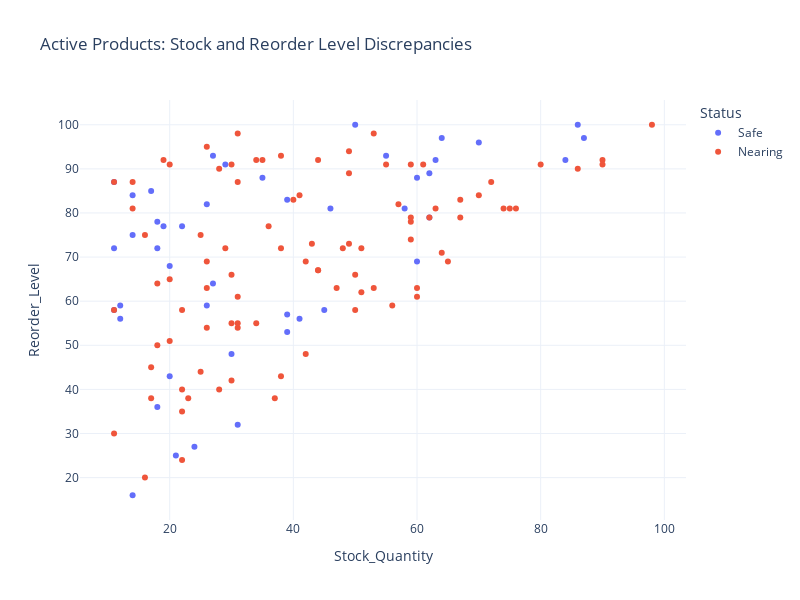

The notebook cell this image was saved under:
### Code cell
# Visual: Scatter plot Stock Quantity vs. Reorder_Level with Expired Status
fig = px.scatter(df.query('Status == "Active" and Stock_Quantity < Reorder_Level'), x='Stock_Quantity', y='Reorder_Level',
           title='Active Products: Stock and Reorder Level Discrepancies', color='Expiration_Status', labels={'Expiration_Status': 'Status'}, )

fig.show()

### Figure 1 — Plotly figure (JSON) as saved in the notebook; plotly's stock layout.template omitted (floating-point values rounded to 4 significant figures)
{"data": [{"hovertemplate": "Status=Safe<br>Stock_Quantity=%{x}<br>Reorder_Level=%{y}<extra></extra>", "legendgroup": "Safe", "marker": {"color": "#636efa", "symbol": "circle"}, "mode": "markers", "name": "Safe", "orientation": "v", "showlegend": true, "type": "scatter", "x": [12, 27, 55, 62, 84, 86, 26, 63, 60, 50, 20, 62, 31, 14, 58, 11, 27, 70, 17, 29, 14, 87, 14, 18, 11, 20, 24, 26, 64, 19, 39, 18, 41, 39, 11, 60, 46, 39, 12, 45, 18, 35, 21, 22, 30], "xaxis": "x", "y": [59, 93, 93, 89, 92, 100, 82, 92, 88, 100, 43, 79, 32, 16, 81, 72, 64, 96, 85, 91, 84, 97, 75, 72, 87, 68, 27, 59, 97, 77, 57, 36, 56, 83, 58, 69, 81, 53, 56, 58, 78, 88, 25, 77, 48], "yaxis": "y"}, {"hovertemplate": "Status=Nearing<br>Stock_Quantity=%{x}<br>Reorder_Level=%{y}<extra></extra>", "legendgroup": "Nearing", "marker": {"color": "#EF553B", "symbol": "circle"}, "mode": "markers", "name": "Nearing", "orientation": "v", "showlegend": true, "type": "scatter", "x": [49, 72, 41, 59, 29, 35, 28, 38, 44, 75, 53, 63, 60, 25, 11, 55, 31, 31, 22, 34, 51, 31, 90, 23, 17, 59, 59, 53, 25, 26, 67, 30, 31, 16, 44, 43, 70, 76, 26, 37, 49, 20, 86, 22, 28, 30, 26, 59, 51, 14, 38, 50, 18, 18, 62, 48, 30, 34, 64, 38, 49, 16, 57, 22, 20, 80, 47, 20, 98, 19, 11, 11, 74, 65, 26, 17, 56, 30, 14, 40, 50, 22, 67, 31, 90, 61, 42, 60, 44, 42, 36], "xaxis": "x", "y": [73, 87, 84, 78, 72, 92, 40, 93, 67, 81, 63, 81, 61, 44, 30, 91, 87, 98, 40, 55, 62, 54, 92, 38, 38, 91, 74, 98, 75, 54, 79, 91, 55, 20, 67, 73, 84, 81, 95, 38, 94, 91, 90, 24, 90, 42, 69, 79, 72, 87, 43, 58, 50, 64, 79, 72, 55, 92, 71, 72, 89, 75, 82, 58, 51, 91, 63, 65, 100, 92, 58, 87, 81, 69, 63, 45, 59, 66, 81, 83, 66, 35, 83, 61, 91, 91, 48, 63, 92, 69, 77], "yaxis": "y"}], "layout": {"height": 600, "legend": {"title": {"text": "Status"}, "tracegroupgap": 0}, "title": {"text": "Active Products: Stock and Reorder Level Discrepancies"}, "width": 800, "xaxis": {"anchor": "y", "domain": [0, 1], "title": {"text": "Stock_Quantity"}}, "yaxis": {"anchor": "x", "domain": [0, 1], "title": {"text": "Reorder_Level"}}}}
